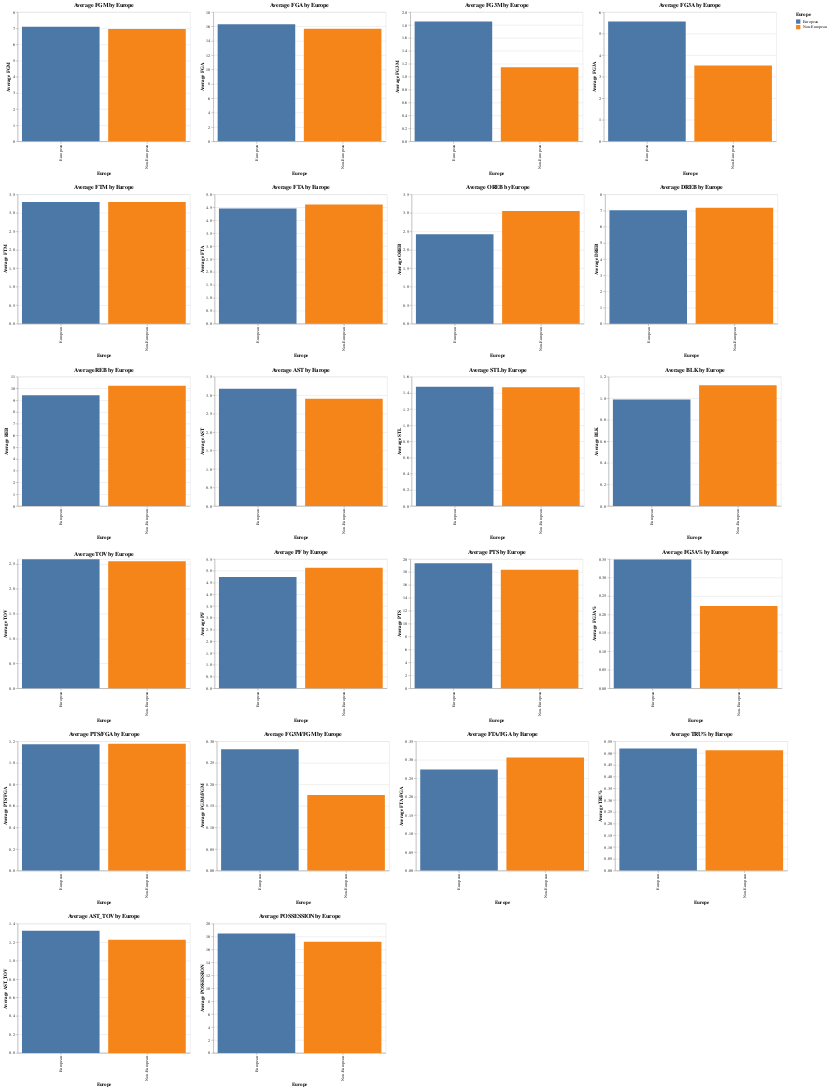

Notebook source saved alongside this figure:
### Code cell
import altair as alt
import pandas as pd
import altair_saver


# Annahme: Sie haben zwei DataFrames: data_per_min_europe_regular und data_per_min_usa_regular

# Fügen Sie eine neue Spalte hinzu, um anzuzeigen, ob der Spieler Europäer ist oder nicht
europe_F_regular['Europe'] = 'European'
non_europe_F_regular['Europe'] = 'Non-European'

# Kombinieren Sie die beiden DataFrames
combined_df = pd.concat([europe_F_regular, non_europe_F_regular])

# Liste der Metriken, die geplottet werden sollen
metrics = ['FGM', 'FGA', 'FG3M', 'FG3A', 'FTM', 'FTA', 
           'OREB', 'DREB', 'REB', 'AST', 'STL', 'BLK', 'TOV', 
           'PF', 'PTS', 'FG3A%', 'PTS/FGA', 'FG3M/FGM', 'FTA/FGA', 
           'TRU%', 'AST_TOV', 'POSSESSION']

# Liste zum Speichern der Diagramme
charts = []

# Einen Bruchteil des kombinierten DataFrame auswählen
sampled_df = combined_df.sample(frac=0.5)  # Passen Sie den Bruchteil bei Bedarf an

# Für jede Metrik ein gruppiertes Balkendiagramm erstellen und die Diagramme in eine Liste speichern
for metric in metrics:
    chart = alt.Chart(sampled_df).mark_bar().encode(
        x=alt.X('Europe:N', title='Europe'),
        y=alt.Y(f'mean({metric}):Q', title=f'Average {metric}'),
        color=alt.Color('Europe:N', legend=alt.Legend(title='Europe'))
    ).properties(
        title=f'Average {metric} by Europe',
        width=400,
        height=300
    )
    charts.append(chart)

# Diagramme in sechs Zeilen stapeln
alt_row = alt.vconcat(*[alt.hconcat(*charts[i:i+4]) for i in range(0, len(charts), 4)])

# Die Diagramme anzeigen
alt_row

### Figure 1 — Vega-Lite specification as saved in the notebook (floating-point values rounded to 4 significant figures; data arrays with more than 128 entries replaced by an {"elided": "..."} marker saying what was removed)
{"config": {"view": {"continuousWidth": 300, "continuousHeight": 300}}, "vconcat": [{"hconcat": [{"mark": {"type": "bar"}, "encoding": {"color": {"field": "Europe", "legend": {"title": "Europe"}, "type": "nominal"}, "x": {"field": "Europe", "title": "Europe", "type": "nominal"}, "y": {"aggregate": "mean", "field": "FGM", "title": "Average FGM", "type": "quantitative"}}, "height": 300, "title": "Average FGM by Europe", "width": 400}, {"mark": {"type": "bar"}, "encoding": {"color": {"field": "Europe", "legend": {"title": "Europe"}, "type": "nominal"}, "x": {"field": "Europe", "title": "Europe", "type": "nominal"}, "y": {"aggregate": "mean", "field": "FGA", "title": "Average FGA", "type": "quantitative"}}, "height": 300, "title": "Average FGA by Europe", "width": 400}, {"mark": {"type": "bar"}, "encoding": {"color": {"field": "Europe", "legend": {"title": "Europe"}, "type": "nominal"}, "x": {"field": "Europe", "title": "Europe", "type": "nominal"}, "y": {"aggregate": "mean", "field": "FG3M", "title": "Average FG3M", "type": "quantitative"}}, "height": 300, "title": "Average FG3M by Europe", "width": 400}, {"mark": {"type": "bar"}, "encoding": {"color": {"field": "Europe", "legend": {"title": "Europe"}, "type": "nominal"}, "x": {"field": "Europe", "title": "Europe", "type": "nominal"}, "y": {"aggregate": "mean", "field": "FG3A", "title": "Average FG3A", "type": "quantitative"}}, "height": 300, "title": "Average FG3A by Europe", "width": 400}]}, {"hconcat": [{"mark": {"type": "bar"}, "encoding": {"color": {"field": "Europe", "legend": {"title": "Europe"}, "type": "nominal"}, "x": {"field": "Europe", "title": "Europe", "type": "nominal"}, "y": {"aggregate": "mean", "field": "FTM", "title": "Average FTM", "type": "quantitative"}}, "height": 300, "title": "Average FTM by Europe", "width": 400}, {"mark": {"type": "bar"}, "encoding": {"color": {"field": "Europe", "legend": {"title": "Europe"}, "type": "nominal"}, "x": {"field": "Europe", "title": "Europe", "type": "nominal"}, "y": {"aggregate": "mean", "field": "FTA", "title": "Average FTA", "type": "quantitative"}}, "height": 300, "title": "Average FTA by Europe", "width": 400}, {"mark": {"type": "bar"}, "encoding": {"color": {"field": "Europe", "legend": {"title": "Europe"}, "type": "nominal"}, "x": {"field": "Europe", "title": "Europe", "type": "nominal"}, "y": {"aggregate": "mean", "field": "OREB", "title": "Average OREB", "type": "quantitative"}}, "height": 300, "title": "Average OREB by Europe", "width": 400}, {"mark": {"type": "bar"}, "encoding": {"color": {"field": "Europe", "legend": {"title": "Europe"}, "type": "nominal"}, "x": {"field": "Europe", "title": "Europe", "type": "nominal"}, "y": {"aggregate": "mean", "field": "DREB", "title": "Average DREB", "type": "quantitative"}}, "height": 300, "title": "Average DREB by Europe", "width": 400}]}, {"hconcat": [{"mark": {"type": "bar"}, "encoding": {"color": {"field": "Europe", "legend": {"title": "Europe"}, "type": "nominal"}, "x": {"field": "Europe", "title": "Europe", "type": "nominal"}, "y": {"aggregate": "mean", "field": "REB", "title": "Average REB", "type": "quantitative"}}, "height": 300, "title": "Average REB by Europe", "width": 400}, {"mark": {"type": "bar"}, "encoding": {"color": {"field": "Europe", "legend": {"title": "Europe"}, "type": "nominal"}, "x": {"field": "Europe", "title": "Europe", "type": "nominal"}, "y": {"aggregate": "mean", "field": "AST", "title": "Average AST", "type": "quantitative"}}, "height": 300, "title": "Average AST by Europe", "width": 400}, {"mark": {"type": "bar"}, "encoding": {"color": {"field": "Europe", "legend": {"title": "Europe"}, "type": "nominal"}, "x": {"field": "Europe", "title": "Europe", "type": "nominal"}, "y": {"aggregate": "mean", "field": "STL", "title": "Average STL", "type": "quantitative"}}, "height": 300, "title": "Average STL by Europe", "width": 400}, {"mark": {"type": "bar"}, "encoding": {"color": {"field": "Europe", "legend": {"title": "Europe"}, "type": "nominal"}, "x": {"field": "Europe", "title": "Europe", "type": "nominal"}, "y": {"aggregate": "mean", "field": "BLK", "title": "Average BLK", "type": "quantitative"}}, "height": 300, "title": "Average BLK by Europe", "width": 400}]}, {"hconcat": [{"mark": {"type": "bar"}, "encoding": {"color": {"field": "Europe", "legend": {"title": "Europe"}, "type": "nominal"}, "x": {"field": "Europe", "title": "Europe", "type": "nominal"}, "y": {"aggregate": "mean", "field": "TOV", "title": "Average TOV", "type": "quantitative"}}, "height": 300, "title": "Average TOV by Europe", "width": 400}, {"mark": {"type": "bar"}, "encoding": {"color": {"field": "Europe", "legend": {"title": "Europe"}, "type": "nominal"}, "x": {"field": "Europe", "title": "Europe", "type": "nominal"}, "y": {"aggregate": "mean", "field": "PF", "title": "Average PF", "type": "quantitative"}}, "height": 300, "title": "Average PF by Europe", "width": 400}, {"mark": {"type": "bar"}, "encoding": {"color": {"field": "Europe", "legend": {"title": "Europe"}, "type": "nominal"}, "x": {"field": "Europe", "title": "Europe", "type": "nominal"}, "y": {"aggregate": "mean", "field": "PTS", "title": "Average PTS", "type": "quantitative"}}, "height": 300, "title": "Average PTS by Europe", "width": 400}, {"mark": {"type": "bar"}, "encoding": {"color": {"field": "Europe", "legend": {"title": "Europe"}, "type": "nominal"}, "x": {"field": "Europe", "title": "Europe", "type": "nominal"}, "y": {"aggregate": "mean", "field": "FG3A%", "title": "Average FG3A%", "type": "quantitative"}}, "height": 300, "title": "Average FG3A% by Europe", "width": 400}]}, {"hconcat": [{"mark": {"type": "bar"}, "encoding": {"color": {"field": "Europe", "legend": {"title": "Europe"}, "type": "nominal"}, "x": {"field": "Europe", "title": "Europe", "type": "nominal"}, "y": {"aggregate": "mean", "field": "PTS/FGA", "title": "Average PTS/FGA", "type": "quantitative"}}, "height": 300, "title": "Average PTS/FGA by Europe", "width": 400}, {"mark": {"type": "bar"}, "encoding": {"color": {"field": "Europe", "legend": {"title": "Europe"}, "type": "nominal"}, "x": {"field": "Europe", "title": "Europe", "type": "nominal"}, "y": {"aggregate": "mean", "field": "FG3M/FGM", "title": "Average FG3M/FGM", "type": "quantitative"}}, "height": 300, "title": "Average FG3M/FGM by Europe", "width": 400}, {"mark": {"type": "bar"}, "encoding": {"color": {"field": "Europe", "legend": {"title": "Europe"}, "type": "nominal"}, "x": {"field": "Europe", "title": "Europe", "type": "nominal"}, "y": {"aggregate": "mean", "field": "FTA/FGA", "title": "Average FTA/FGA", "type": "quantitative"}}, "height": 300, "title": "Average FTA/FGA by Europe", "width": 400}, {"mark": {"type": "bar"}, "encoding": {"color": {"field": "Europe", "legend": {"title": "Europe"}, "type": "nominal"}, "x": {"field": "Europe", "title": "Europe", "type": "nominal"}, "y": {"aggregate": "mean", "field": "TRU%", "title": "Average TRU%", "type": "quantitative"}}, "height": 300, "title": "Average TRU% by Europe", "width": 400}]}, {"hconcat": [{"mark": {"type": "bar"}, "encoding": {"color": {"field": "Europe", "legend": {"title": "Europe"}, "type": "nominal"}, "x": {"field": "Europe", "title": "Europe", "type": "nominal"}, "y": {"aggregate": "mean", "field": "AST_TOV", "title": "Average AST_TOV", "type": "quantitative"}}, "height": 300, "title": "Average AST_TOV by Europe", "width": 400}, {"mark": {"type": "bar"}, "encoding": {"color": {"field": "Europe", "legend": {"title": "Europe"}, "type": "nominal"}, "x": {"field": "Europe", "title": "Europe", "type": "nominal"}, "y": {"aggregate": "mean", "field": "POSSESSION", "title": "Average POSSESSION", "type": "quantitative"}}, "height": 300, "title": "Average POSSESSION by Europe", "width": 400}]}], "data": {"name": "data-bb29a47139feb8f0fc7f65bf1d460135"}, "$schema": "https://vega.github.io/schema/vega-lite/v5.8.0.json", "datasets": {"data-bb29a47139feb8f0fc7f65bf1d460135": {"elided": "2526 records"}}}
